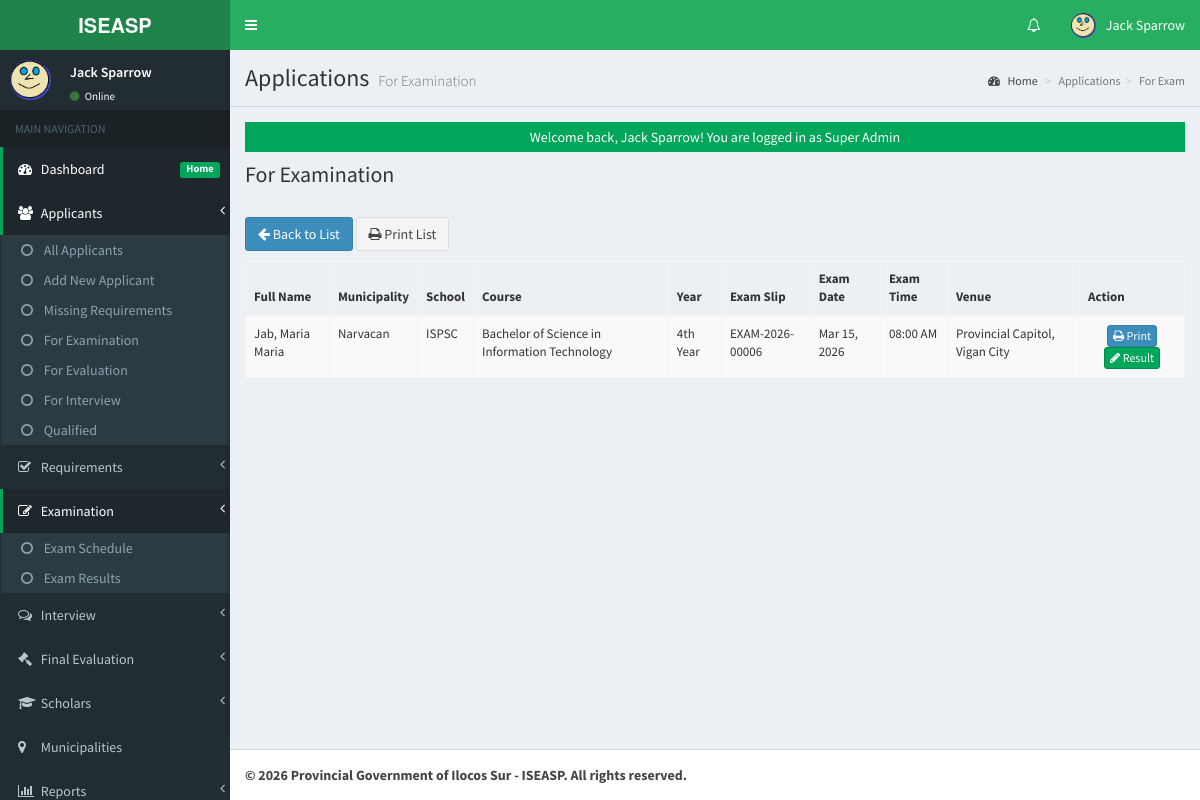
Page /admin/applications/index.php?view=for_exam (signed in) on the committed database.
### tables this page shows
CREATE TABLE `tblusers` (
  `USERID` int(11) NOT NULL AUTO_INCREMENT,
  `FULLNAME` varchar(150) NOT NULL,
  `USERNAME` varchar(100) NOT NULL,
  `PASS` varchar(255) NOT NULL,
  `ROLE` enum('Super Admin','Admin','Evaluator','Staff') DEFAULT 'Admin',
  `PICLOCATION` varchar(255) DEFAULT NULL,
  `EMAIL` varchar(150) DEFAULT NULL,
  `DATECREATED` datetime DEFAULT current_timestamp(),
  `LAST_LOGIN` datetime DEFAULT NULL,
  `LAST_ACTIVITY` datetime DEFAULT NULL,
  `IP_ADDRESS` varchar(45) DEFAULT NULL,
  PRIMARY KEY (`USERID`),
  UNIQUE KEY `USERNAME` (`USERNAME`),
  KEY `idx_username` (`USERNAME`),
  KEY `idx_role` (`ROLE`)
);

CREATE TABLE `tbl_applicants` (
  `APPLICANTID` int(11) NOT NULL AUTO_INCREMENT,
  `FIRSTNAME` varchar(100) NOT NULL,
  `MIDDLENAME` varchar(100) DEFAULT NULL,
  `LASTNAME` varchar(100) NOT NULL,
  `SUFFIX` varchar(10) DEFAULT NULL,
  `LRN` varchar(12) DEFAULT NULL,
  `BIRTHDATE` date DEFAULT NULL,
  `BIRTHPLACE` varchar(200) DEFAULT NULL,
  `GENDER` enum('Male','Female','Other') DEFAULT NULL,
  `CIVIL_STATUS` enum('Single','Married','Widowed','Separated') DEFAULT 'Single',
  `RELIGION` varchar(100) DEFAULT NULL,
  `NATIONALITY` varchar(50) DEFAULT 'Filipino',
  `PERMANENT_ADDRESS` text DEFAULT NULL,
  `CURRENT_ADDRESS` text DEFAULT NULL,
  `DISTRICT` varchar(100) DEFAULT NULL,
  `MUNICIPALITY` varchar(100) DEFAULT NULL,
  `BARANGAY` varchar(100) DEFAULT NULL,
  `COURSE` varchar(150) NOT NULL,
  `SCHOOL` varchar(150) NOT NULL,
  `YEARLEVEL` varchar(50) NOT NULL,
  `GPA` decimal(5,2) DEFAULT NULL,
  `CONTACT` varchar(20) NOT NULL,
  `EMAIL` varchar(150) NOT NULL,
  `FACEBOOK_URL` varchar(255) DEFAULT NULL,
  `EMERGENCY_CONTACT_NAME` varchar(150) DEFAULT NULL,
  `EMERGENCY_CONTACT_NUMBER` varchar(20) DEFAULT NULL,
  `EMERGENCY_CONTACT_RELATION` varchar(50) DEFAULT NULL,
  `APPLICATION_TYPE` enum('New Applicant','Renewal') DEFAULT 'New Applicant',
  `SCHOOL_YEAR` varchar(20) DEFAULT NULL,
  `SEMESTER` enum('1st Semester','2nd Semester','Summer') DEFAULT '1st Semester',
  `IS_4PS_BENEFICIARY` enum('Yes','No') DEFAULT 'No',
  `IS_INDIGENOUS` enum('Yes','No') DEFAULT 'No',
  `FAMILY_ANNUAL_INCOME` decimal(10,2) DEFAULT NULL,
  `PARENT_OCCUPATION` varchar(100) DEFAULT NULL,
  `STATUS` enum('Pending','Approved','Rejected','For Interview','Qualified','Scholar','Graduated') DEFAULT 'Pending',
  `EXAM_STATUS` enum('Pending','Passed','Failed') DEFAULT 'Pending',
  `REQUIREMENT_STATUS` enum('Complete','Incomplete','Pending') DEFAULT 'Pending',
  `REQUIREMENT_DATE` datetime DEFAULT NULL,
  `EXAM_SLIP_NUMBER` varchar(50) DEFAULT NULL,
  `EXAM_SLIP_GENERATED` datetime DEFAULT NULL,
  `EXAM_DATE` date DEFAULT NULL,
  `EXAM_TIME` time DEFAULT NULL,
  `EXAM_VENUE` varchar(255) DEFAULT NULL,
  `EXAM_NOTES` text DEFAULT NULL,
  `CREATED_BY` int(11) NOT NULL,
  `DATECREATED` datetime DEFAULT current_timestamp(),
  `UPDATED_BY` int(11) DEFAULT NULL,
  `LAST_UPDATED` datetime DEFAULT NULL ON UPDATE current_timestamp(),
  PRIMARY KEY (`APPLICANTID`),
  KEY `CREATED_BY` (`CREATED_BY`),
  KEY `idx_lrn` (`LRN`),
  KEY `idx_status` (`STATUS`),
  KEY `idx_exam_status` (`EXAM_STATUS`),
  KEY `idx_requirement_status` (`REQUIREMENT_STATUS`),
  KEY `idx_school_year` (`SCHOOL_YEAR`),
  KEY `idx_municipality` (`MUNICIPALITY`),
  KEY `idx_district` (`DISTRICT`),
  KEY `idx_datecreated` (`DATECREATED`),
  KEY `idx_updated_by` (`UPDATED_BY`),
  CONSTRAINT `fk_applicant_creator` FOREIGN KEY (`CREATED_BY`) REFERENCES `tblusers` (`USERID`),
  CONSTRAINT `fk_applicant_updater` FOREIGN KEY (`UPDATED_BY`) REFERENCES `tblusers` (`USERID`) ON DELETE SET NULL
);

### admin/applications/for_exam.php (the view, shortened to what the rows shown need)
<div class="row">
    <div class="col-lg-12">
        <h1 class="page-header">For Examination</h1>
    </div>
</div>
<div class="table-responsive">
    <table id="dash-table" class="table table-striped table-bordered table-hover" style="font-size:13px" cellspacing="0">
        <thead>
            <tr>
                <th>Full Name</th>
                <th>Municipality</th>
                <th>School</th>
                <th>Course</th>
                <th>Year</th>
                <th>Exam Slip</th>
                <th>Exam Date</th>
                <th>Exam Time</th>
                <th>Venue</th>
                <th>Action</th>
            </tr>
        </thead>
        <?php
        $mydb->setQuery("
            SELECT a.*
            FROM tbl_applicants a
            WHERE a.EXAM_SLIP_GENERATED IS NOT NULL
            AND a.EXAM_SLIP_GENERATED != ''
            AND a.EXAM_STATUS = 'Pending'
            ORDER BY a.EXAM_DATE ASC, a.EXAM_TIME ASC
        ");
        $applicants = $mydb->loadResultList();
        ?>
        <tbody>
            <?php foreach ($applicants as $a): ?>
            <tr>
                <td><?= htmlspecialchars($a->LASTNAME . ', ' . $a->FIRSTNAME . ' ' . ($a->MIDDLENAME ?? '')) ?></td>
                <td><?= htmlspecialchars($a->MUNICIPALITY ?? 'N/A') ?></td>
                <td><?= htmlspecialchars($a->SCHOOL ?? 'N/A') ?></td>
                <td><?= htmlspecialchars($a->COURSE ?? 'N/A') ?></td>
                <td><?= htmlspecialchars($a->YEARLEVEL ?? 'N/A') ?></td>
                <td><?= htmlspecialchars($a->EXAM_SLIP_NUMBER ?? 'N/A') ?></td>
                <td><?= $a->EXAM_DATE ? date('M d, Y', strtotime($a->EXAM_DATE)) : 'N/A' ?></td>
                <td><?= $a->EXAM_TIME ? date('h:i A', strtotime($a->EXAM_TIME)) : 'N/A' ?></td>
                <td><?= htmlspecialchars($a->EXAM_VENUE ?? 'N/A') ?></td>
                <td class="text-center">
                    <a href="./index.php?view=print_slip&id=<?= $a->APPLICANTID ?>"
                       class="btn btn-primary btn-xs" title="Print Exam Slip" target="_blank">
                        <i class="fa fa-print"></i> Print
                    </a>
                    <a href="../exam/index.php?view=result&id=<?= $a->APPLICANTID ?>"
                       class="btn btn-success btn-xs" title="Enter Exam Result">
                        <i class="fa fa-pencil"></i> Result
                    </a>
                </td>
            </tr>
            <?php endforeach; ?>
        </tbody>
    </table>
</div>

### admin/theme/templates.php (shortened to what the rows shown need)
<!DOCTYPE html>
<html>
<head>
    <link rel="stylesheet" href="<?php echo web_root;?>bootstrap/css/bootstrap.min.css">
    <link rel="stylesheet" href="<?php echo web_root;?>plugins/font-awesome/css/font-awesome.min.css">
    <link rel="stylesheet" href="<?php echo web_root;?>dist/css/AdminLTE.min.css">
    <link rel="stylesheet" href="<?php echo web_root;?>dist/css/skins/_all-skins.min.css">
    <link rel="stylesheet" href="<?php echo web_root;?>plugins/iCheck/flat/blue.css">
    <link rel="stylesheet" href="<?php echo web_root;?>plugins/datatables/dataTables.bootstrap.css">
    <link rel="stylesheet" href="<?php echo web_root;?>plugins/datepicker/datepicker3.css">
    <link rel="stylesheet" href="<?php echo web_root;?>plugins/daterangepicker/daterangepicker-bs3.css">
    <link rel="stylesheet" href="<?php echo web_root;?>plugins/bootstrap-wysihtml5/bootstrap3-wysihtml5.min.css">
</head>
<body class="hold-transition skin-green fixed sidebar-mini">
    <div class="wrapper">
        <header class="main-header">
            <nav class="navbar navbar-static-top" role="navigation">
                <div class="navbar-custom-menu">
                    <ul class="nav navbar-nav">
                        <?php
                        $user = New User();
                        $singleuser = $user->single_user($_SESSION['ADMIN_USERID']);
                        ?>
                        <li class="dropdown user user-menu">
                            <a href="#" class="dropdown-toggle" data-toggle="dropdown">
                                <img src="<?php echo web_root.'admin/user/photos/'. $singleuser->PICLOCATION;?>" class="user-image" alt="User Image">
                                <span class="hidden-xs"><?php echo $singleuser->FULLNAME; ?></span>
                            </a>
                        </li>
                    </ul>
                </div>
            </nav>
        </header>
        <aside class="main-sidebar">
            <section class="sidebar">
                <div class="user-panel">
                    <div class="pull-left image">
                        <img src="<?php echo web_root.'admin/user/photos/'. $singleuser->PICLOCATION;?>" class="img-circle" alt="User Image"  style="height: 40px;">
                    </div>
                    <div class="pull-left info">
                        <p><?php echo $singleuser->FULLNAME; ?></p>
                        <a href="#"><i class="fa fa-circle text-success"></i> Online</a>
                    </div>
                </div>
            </section>
        </aside>
        <div class="content-wrapper">
            <section class="content-header">
                <h1>
                    <?php echo isset($title) ? $title : 'Dashboard'; ?>
                    <small><?php echo isset($subtitle) ? $subtitle : 'Control Panel'; ?></small>
                </h1>
            </section>
            <section class="content">
                <?php
                if (isset($content) && file_exists($content)) {
                    require_once $content;
                } else {
                    echo '<div class="alert alert-danger">Content file not found!</div>';
                }
                ?>
            </section>
        </div>
    </div>
</body>
</html>

### rows in the picture
tblusers: PICLOCATION (picture), FULLNAME "Jack Sparrow"
tbl_applicants: LASTNAME+FIRSTNAME+MIDDLENAME "Jab, Maria Maria", MUNICIPALITY "Narvacan", SCHOOL "ISPSC", COURSE "Bachelor of Science in Information Technology", YEARLEVEL "4th Year", EXAM_SLIP_NUMBER "EXAM-2026-00006", EXAM_DATE "Mar 15, 2026", EXAM_TIME "08:00 AM", EXAM_VENUE "Provincial Capitol, Vigan City"

### other values in the picture
$title "Applications"
$subtitle "For Examination"
str_replace('_', ' ', $_GET['view']) "For Exam"
$_SESSION['message'] "Welcome back, Jack Sparrow! You are logged in as Super Admin"
